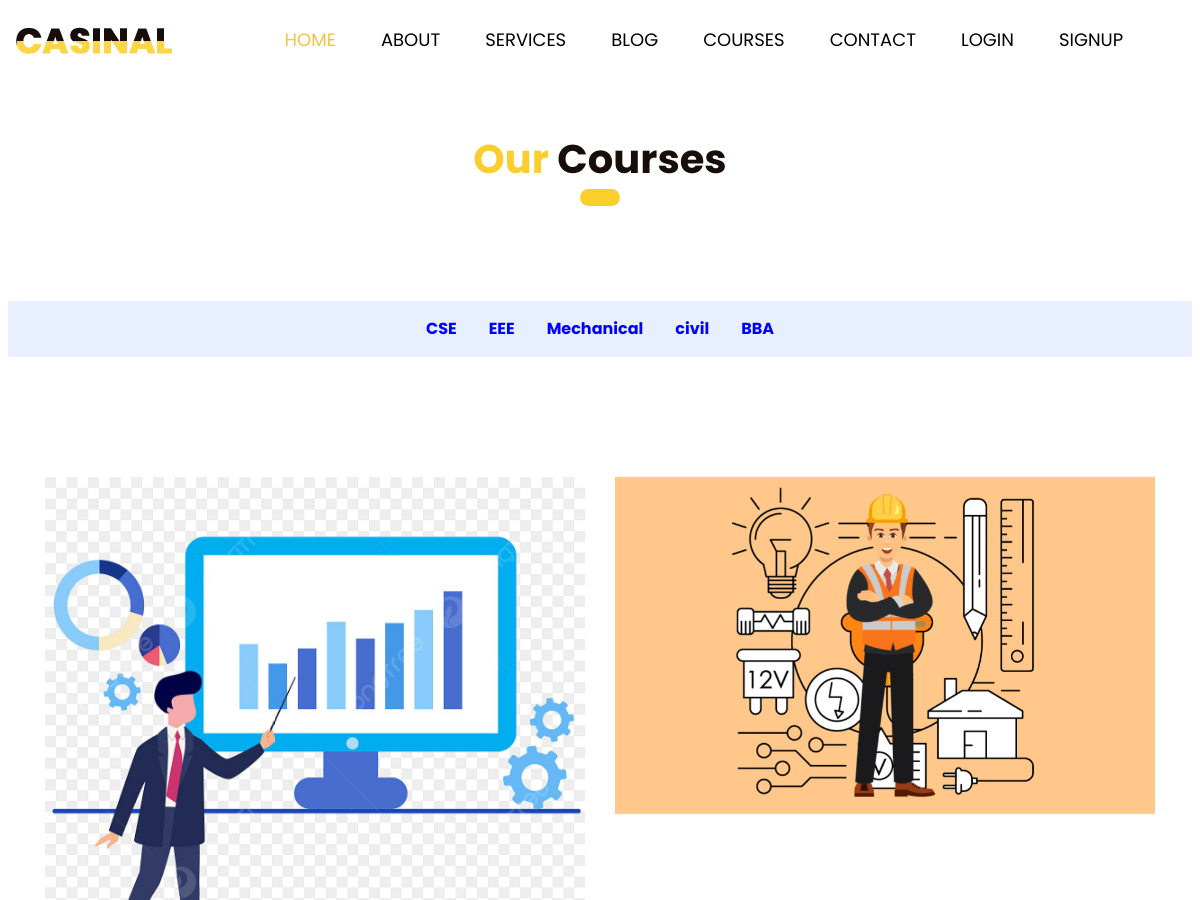
The app's page /showcourses/ (upper part), older data.
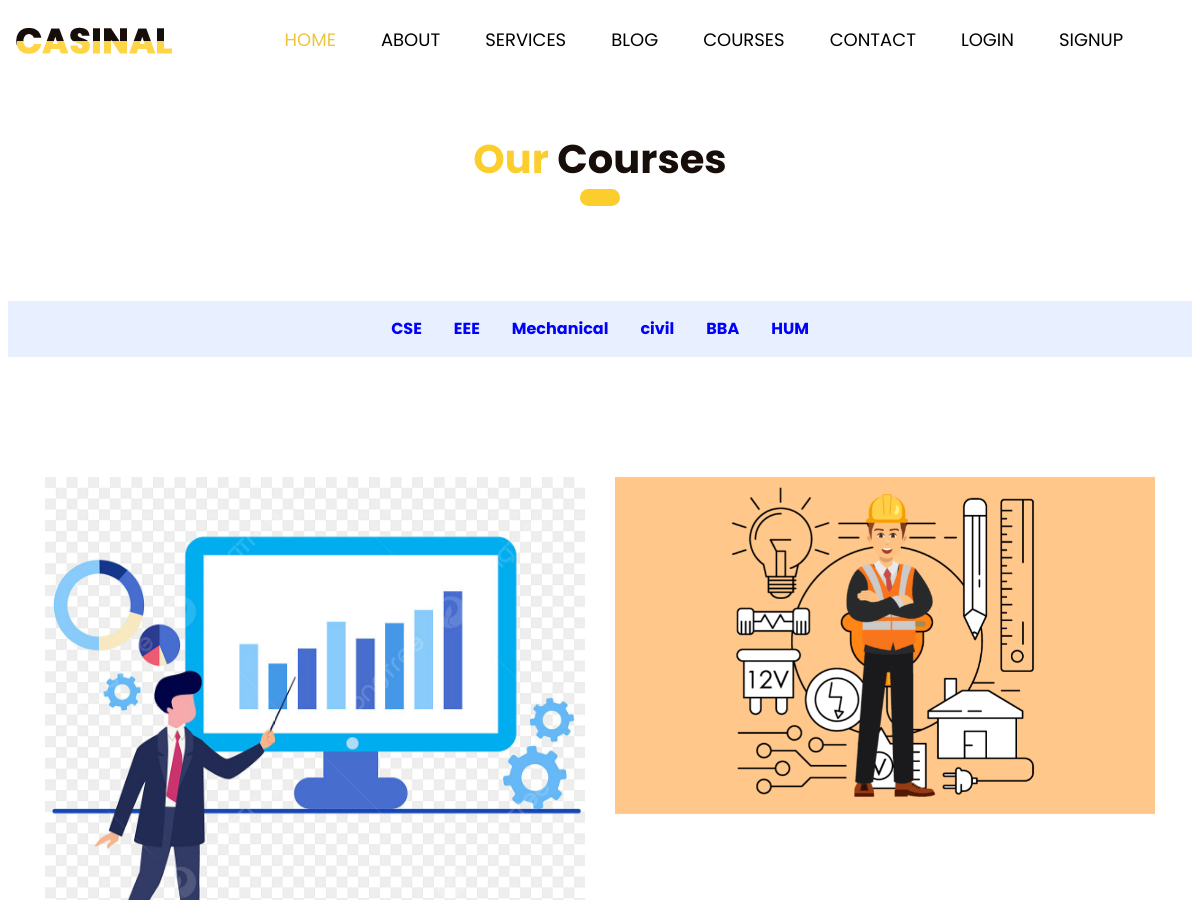
The same page, newer data.
### Category/models.py (models this page shows)
class Categori(models.Model):
    category_name = models.CharField(max_length=50)
    slug = models.SlugField(max_length = 200,unique=True, null=True, blank=True)
    def __str__(self):
        return self.category_name

### Courses/models.py (models this page shows, shortened)
class courses(models.Model):
    name = models.CharField(max_length=60)
    category = models.ForeignKey(Categori,on_delete=models.CASCADE)
    description = models.TextField()
    image = models.ImageField(upload_to = 'media/uploads/',blank=True,null=True)
    date = models.DateTimeField(auto_now_add = True)

### OnlineSchool/views.py (the view)
# urls.py: path('showcourses/', views.showCourses, name='showcourses'),
def showCourses(request,category_slug=None):
    data = courses.objects.all()
    courseCategory = Categori.objects.all()
    if category_slug is not None:
        category = Categori.objects.get(slug = category_slug)
        data = courses.objects.filter(category = category)
    return render(request, 'course.html', {'data': data, 'course_category': courseCategory})

### templates/course.html (shortened to what this page needs)
{% extends 'base.html' %}
{% load static %}
{% load crispy_forms_tags %}
{% block content %}
<h1 class="services_taital mt-5"><span style="color: #fcce2d">Our</span> Courses</h1>
<div class="" >
    <div class="container">
        <div class="row">
            <div class="col-md-12 text-center mt-5">
                <h3 style="color: white; font-weight: bold;">Select Course by Category</h3>
            </div>
        </div>
    </div>
    <div class="d-flex flex-wrap justify-content-center mx-2" style="background-color:#E8EFFF;">
        {% for i in course_category %}
            <div class="form-check " style=" padding: 5px;">
                <a class="btn pt-10" style="color: blue; font-weight: bold; padding: 10px;" href="{% url 'category' i.slug %}" class="text-decoration-none">{{i.category_name}}</a>
            </div>
        {% endfor %}
    </div>
</div>
<div class="services_section layout_padding">
    <div class="container">
        <div class="services_section_2">
            <div class="row">
                {% for i in data %}
                <div class="col-md-6">
                    <div class="image_main">
                        <img src="{{i.image.url}}" class="image_8" style="width:100%">
                    </div>
                </div>
                {% if forloop.counter|divisibleby:2 %}
            </div>
                {% endif %}
                {% endfor %}
        </div>
    </div>
</div>
{% endblock %}

Row changes from the older to the newer data that the page shows:
added Categori: category_name "HUM"
